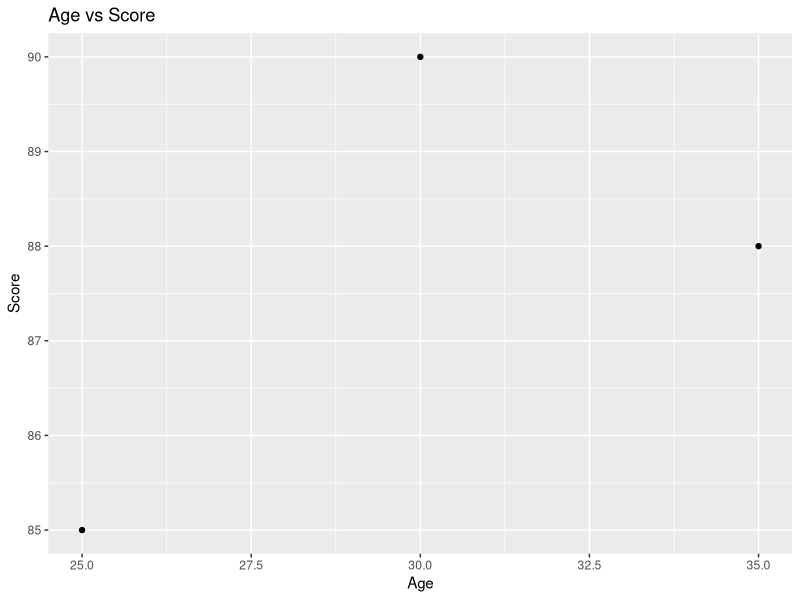
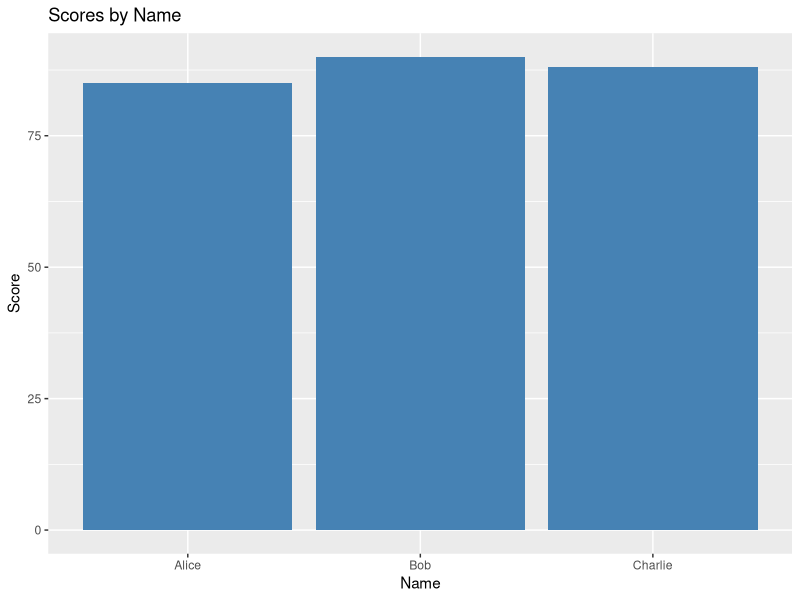

Recreate these plots in R, in order.
# R Basics: A Helper Script for Beginners

# ---- 1. Basic Operations ----
# Arithmetic operations
x <- 5
y <- 2
sum_xy <- x + y  # Addition
prod_xy <- x * y  # Multiplication
exp_xy <- x^y     # Exponentiation
sqrt_x <- sqrt(x) # Square root

# Logical operations
is_greater <- x > y  # TRUE
is_equal <- x == y    # FALSE

# ---- 2. Vectors and Sequences ----
# Creating vectors
vec <- c(1, 2, 3, 4, 5)  # Combine elements
seq_vec <- seq(1, 10, by = 2)  # Sequence from 1 to 10 by steps of 2
rep_vec <- rep(3, times = 5)  # Repeat 3 five times

# Indexing vectors
third_element <- vec[3]  # Access third element
subset_vec <- vec[vec > 2]  # Elements greater than 2

# ---- 3. Data Frames ----
# Creating a data frame
my_data <- data.frame(Name = c("Alice", "Bob", "Charlie"),
                      Age = c(25, 30, 35),
                      Score = c(85, 90, 88))

# Accessing data
head(my_data)  # First few rows
tail(my_data)  # Last few rows
my_data$Age    # Accessing a column

# ---- 4. Functions ----
# Creating a simple function
square_num <- function(x) {
  return(x^2)
}
square_num(4)  # Output: 16

# ---- 5. Control Structures ----
# If-else statement
x <- 10
if (x > 5) {
  message("x is greater than 5")
} else {
  message("x is 5 or less")
}

# For loop
for (i in 1:5) {
  print(paste("Iteration", i))
}




# ---- 6. Introduction to Tidyverse ----
# Install (if not installed) and load tidyverse
install.packages("tidyverse")
library(tidyverse)

# Creating a tibble (a modern version of data frames)
tib <- tibble(Name = c("Alice", "Bob", "Charlie"),
              Age = c(25, 30, 35),
              Score = c(85, 90, 88))

# Data manipulation with dplyr
filtered_data <- tib %>%
  filter(Age > 25) %>%  # Keep rows where Age > 25
  mutate(Score_Adjusted = Score * 1.1)  # Add a new column

# Summarizing data
grouped_summary <- tib %>%
  group_by(Age) %>%
  summarise(Average_Score = mean(Score))

# ---- 7. Data Visualization with ggplot2 ----
# Simple scatter plot
ggplot(tib, aes(x = Age, y = Score)) +
  geom_point() +
  labs(title = "Age vs Score")

# Bar chart
ggplot(tib, aes(x = Name, y = Score)) +
  geom_col(fill = "steelblue") +
  labs(title = "Scores by Name")
